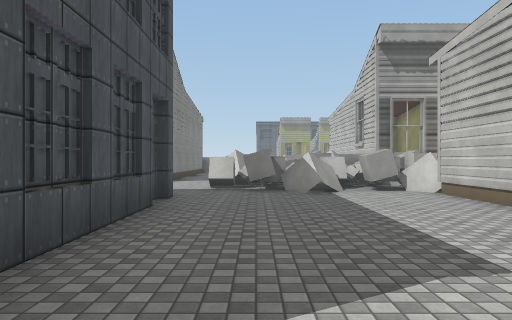
View 1 (above)

24 first-person views from a walk through a scene from a Unity 3-D project. The camera is 1.4 m above the floor, looks level and sees 70° across. Doors are open. The floor is counted in squares, 2 m on a side. Each view is taken from the middle of a square. On the plan, view 1 faces up. The plan holds only what a view shows up to about 11 squares ahead; the rest is blank. The place goes on beyond the plan. The player is left out. Some surface patterns are stand-ins.

View 2
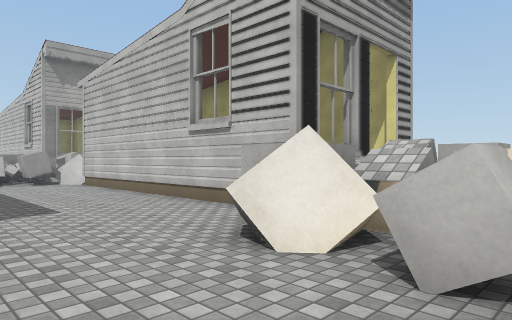

View 3
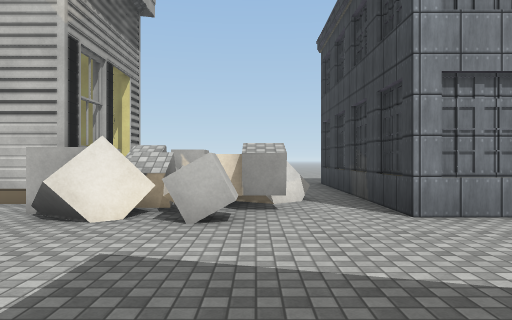

View 4
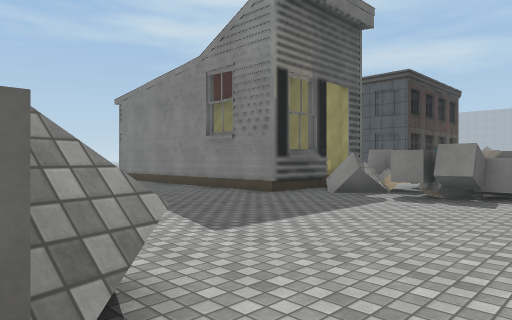

View 5
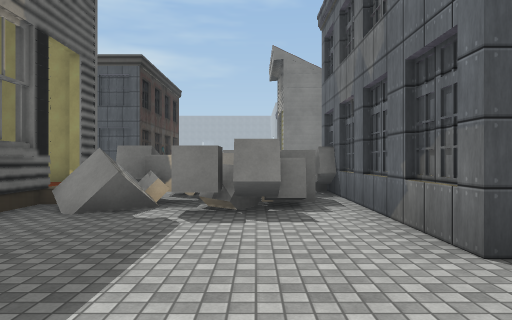

View 6
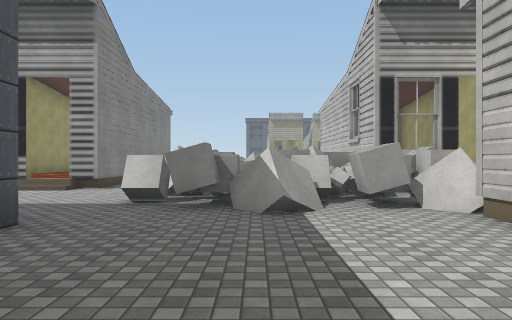

View 7
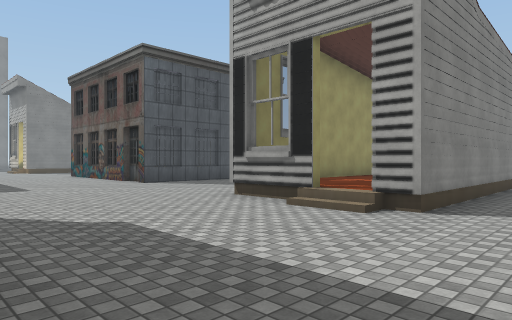

View 8
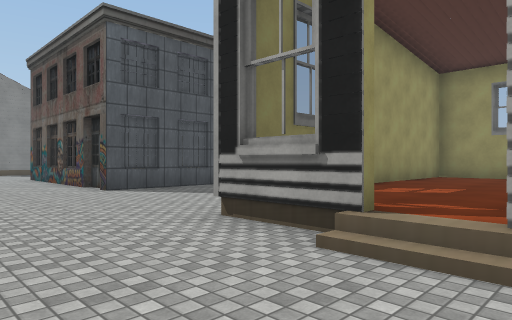

View 9
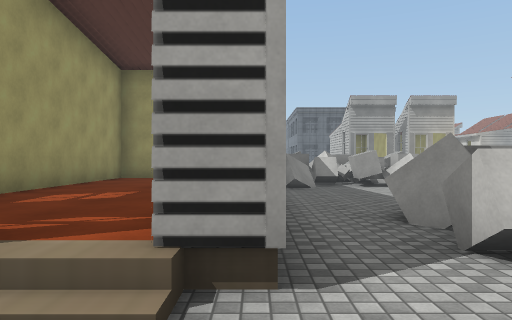

View 10
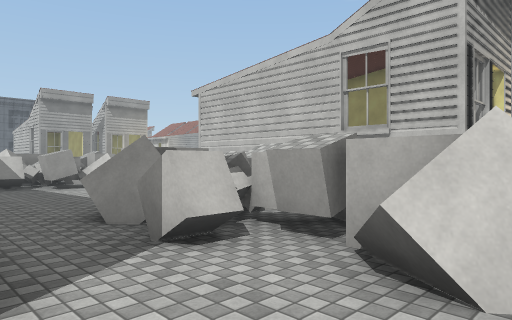

View 11
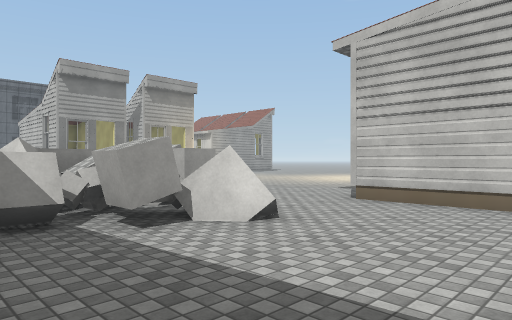

View 12
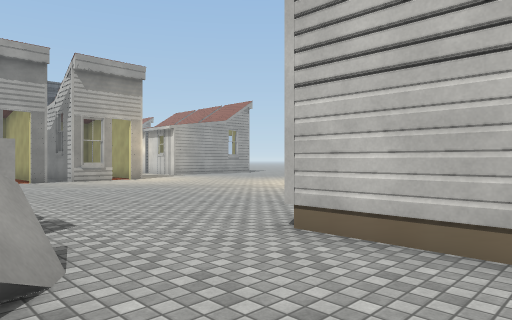

View 13
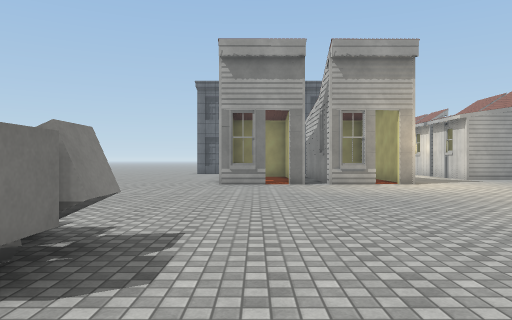

View 14
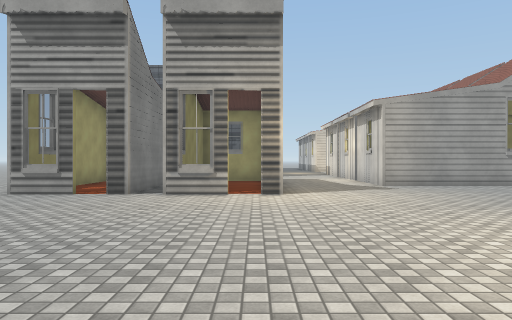

View 15
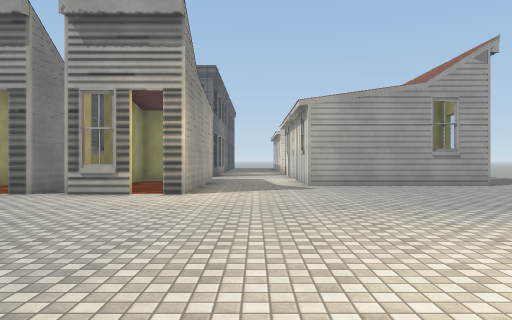

View 16
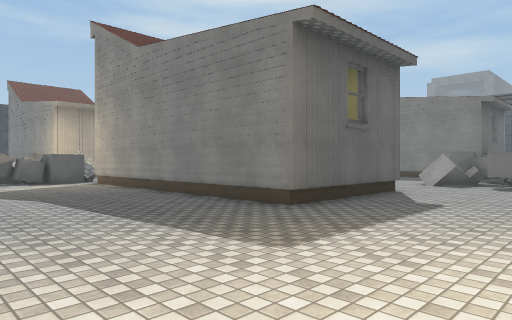

View 17
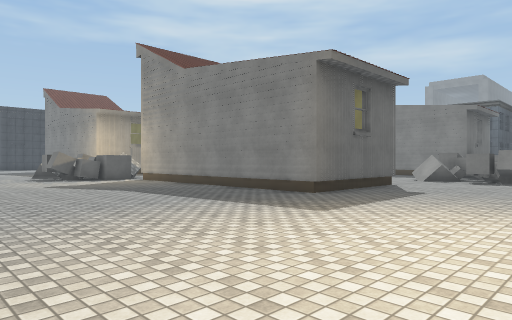

View 18
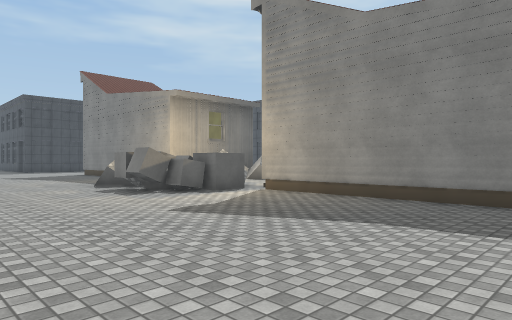

View 19
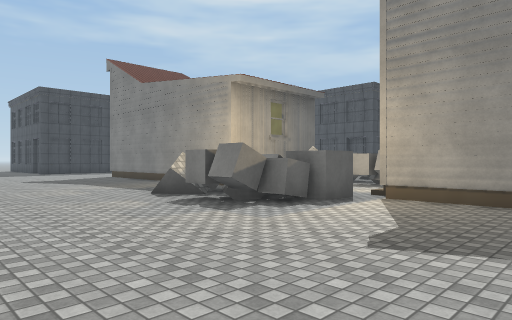

View 20
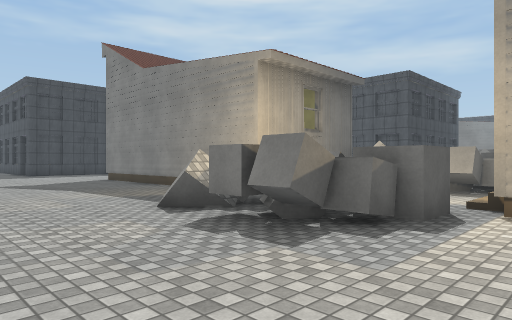

View 21
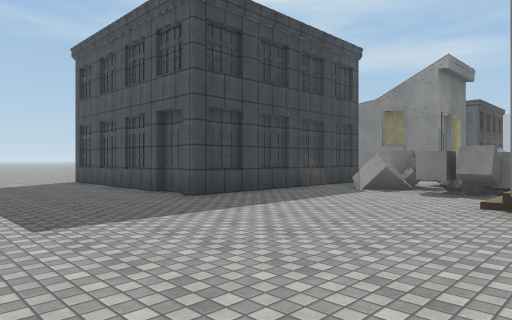

View 22
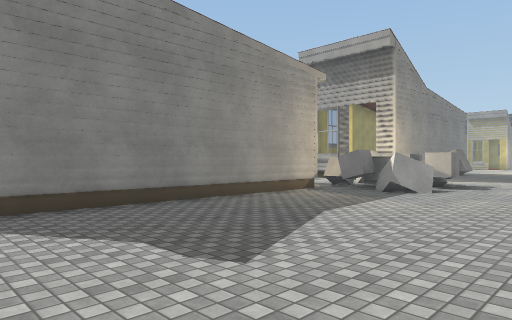

View 23
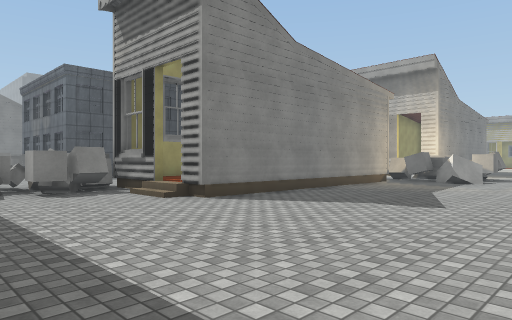

View 24
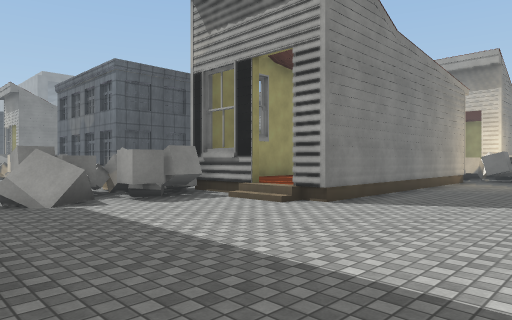

### Floor plan
Points are (right, up) in squares from view 1. A wall is a line through its corners. A room is listed if a view was taken in it or the views show most of it. See-through windows are left out.
Room 1 (views 1, 2, 3, 4, 5, 6, 7, 8, 9, 10, 11, 12, 13, 14, 15, 16, 17, 18, 19, 20, 21, 22, 23, 24)
walls: (-2.9, 17.6) (-2.9, 11.9) (-3.4, 11.9) (-3.4, 11.5); (3.9, 17) (3.9, 19.5) (7.7, 19.5) (7.7, 11.9); (4.6, 19.6) (6.6, 19.4); (-4.5, 11.9) (-6.6, 11.9); (6, 11.9) (4.5, 11.9); (-1.6, 5.6) (-1.6, 0.6) (-6.4, 0.6); (-11.3, 15.6) (-11.3, 12.5) (-11.8, 12.5); (7.7, 7.6) (7.7, 0.1) (6.9, 0.1); (-12.1, 12.7) (-12.8, 12.7); (-12.6, 12.5) (-13.5, 12.5); (3.3, 29.4) (1.9, 29.4); (4.4, 29.4) (3.9, 29.4); (6.5, 29.5) (5.1, 29.5); (3.9, 0.6) (3.9, 7.5); (5.9, 0.1) (4.4, 0.1); (7.7, 31.6) (7.7, 29.5) (7, 29.5); (7.7, 32.6) (7.7, 32.1); (-5, -4.3) (-2.9, -4.3) (-2.9, -7.5); (-6.8, -4.3) (-5.9, -4.3); (14.5, 31.8) (10.4, 31.8) (10.4, 33); (2.5, -6.2) (2.5, -4.9) (8.9, -4.9); (8.6, -5.5) (8.6, -6.4); (8.8, -6.2) (8.8, -7.5)
ways out: open door at (-4, 12) to room 2; open door at (-5.5, -4.5); open door at (3.5, 29.5); open door at (6.5, 0); open door at (6.5, 12); open door at (7, 29.5)
objects: other object (-8, -2); other object (-7, -2); other object (-7, 0); other object (-6, -3); other object (-6, 0); other object (-5, -3); other object (-5, -1); other object (-5, 0); other object (-4, -4) to (-4, -3); other object (-4, -2); other object (-4, -1); other object (-2, 19); other object (-1, 9); other object (-1, 11); other object (-1, 13); other object (-1, 14); other object (-1, 20) to (-1, 21); other object (-1, 22); other object (0, 8) to (0, 9); other object (0, 10); other object (0, 12); other object (0, 13); other object (0, 14); other object (0, 20); other object (0, 21); other object (0, 22); other object (1, 8); other object (1, 10); other object (1, 11); other object (1, 12); other object (1, 13); other object (1, 14); other object (1, 19); other object (1, 20); other object (1, 21); other object (1, 22); other object (2, -2); other object (2, -1) to (3, -1); other object (2, 9); other object (2, 10); other object (2, 11); other object (2, 22); other object (3, -3) to (4, -3); other object (3, -2); other object (3, 0); other object (3, 8); other object (3, 9); other object (3, 10); other object (3, 12); other object (4, -2); other object (4, -1) to (4, 0); other object (4, 8) to (5, 9); other object (4, 9); other object (4, 10); other object (4, 11) to (5, 11); other object (5, -4) to (5, -3); other object (5, -2) to (5, -1); other object (5, 10); other object (7, 9) to (8, 9); other object (7, 10) to (8, 10); other object (8, 8); other object (8, 11); other object (9, 8) to (10, 8); other object (9, 9); other object (9, 10); other object (9, 11); other object (10, 10)
Room 2 (no view inside)
walls: (-4.9, 19.3) (-6.4, 19.3) (-6.4, 12.4)
ways out: open door at (-4, 12) to room 1

Where each view was taken, in squares from view 1:
view 1: 0 up, 0 right, facing up
view 2: 3 down, 0 right, facing up-right
view 3: 3 down, 2 left, facing right
view 4: 1 up, 3 right, facing down-left
view 5: 1 down, 1 right, facing left
view 6: 3 up, 1 right, facing up
view 7: 7 up, 1 left, facing up-left
view 8: 9 up, 3 left, facing up-left
view 9: 10 up, 3 left, facing up
view 10: 10 up, 3 left, facing up-right
view 11: 16 up, 2 left, facing up-right
view 12: 17 up, 1 right, facing up-right
view 13: 19 up, 3 right, facing up
view 14: 22 up, 7 right, facing up
view 15: 22 up, 9 right, facing up
view 16: 23 up, 12 right, facing down-left
view 17: 24 up, 14 right, facing down-left
view 18: 18 up, 14 right, facing down-left
view 19: 15 up, 14 right, facing down-left
view 20: 13 up, 13 right, facing down-left
view 21: 1 up, 13 right, facing down-left
view 22: 0 up, 13 right, facing up-left
view 23: 4 down, 13 right, facing up-left
view 24: 5 down, 11 right, facing up-left
